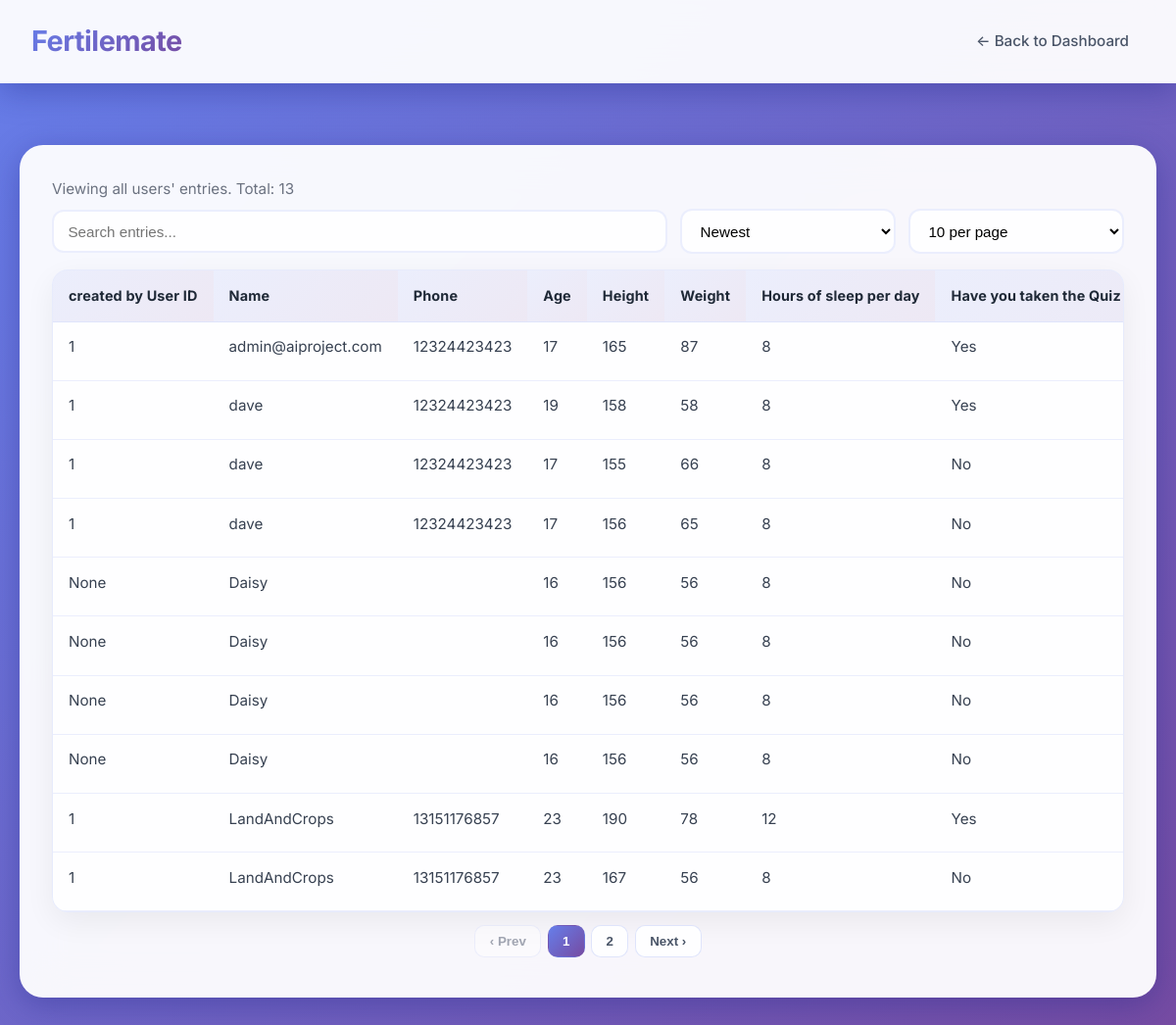
/female_data (signed in), run on the app's committed database.
### app.py (models this page shows)
class FemaleEntryFlat(db.Model):
    id = db.Column(db.Integer, primary_key=True)
    entry_id = db.Column(db.Integer, db.ForeignKey('female_entry.id'), nullable=True)
    user_id = db.Column(db.Integer, db.ForeignKey('user.id'), nullable=True)
    name = db.Column(db.String(120))
    phone = db.Column(db.String(64))
    age = db.Column(db.String(16))
    height = db.Column(db.String(16))
    weight = db.Column(db.String(16))
    sleep_hours = db.Column(db.String(16))
    quiz_taken = db.Column(db.String(16))
    marital_status = db.Column(db.String(32))
    plan_pregnant = db.Column(db.String(16))
    birth_control = db.Column(db.String(64))
    breakfast_daily = db.Column(db.String(16))
    breakfast_time = db.Column(db.String(16))
    lunch_daily = db.Column(db.String(16))
    lunch_time = db.Column(db.String(16))
    dinner_daily = db.Column(db.String(16))
    dinner_time = db.Column(db.String(16))
    water_per_day = db.Column(db.String(16))
    exercise = db.Column(db.String(16))
    travel_to_work = db.Column(db.String(32))
    sleep_time = db.Column(db.String(16))
    sleep_issue = db.Column(db.String(16))
    exercise_3_times = db.Column(db.String(16))
    irregular_menstruation = db.Column(db.String(64))
    supplements = db.Column(db.String(64))
    predicted_pcos_type = db.Column(db.String(128))
    created_at = db.Column(db.DateTime, default=datetime.utcnow)

### app.py (the view)
@app.route('/female_data')
@login_required
def female_data_page():
    role = session.get('role', 'user')
    if role == 'admin':
        flats = FemaleEntryFlat.query.order_by(FemaleEntryFlat.created_at.desc()).all()
    else:
        flats = FemaleEntryFlat.query.filter_by(user_id=session.get('user_id')).order_by(FemaleEntryFlat.created_at.desc()).all()
    rows = []
    for f in flats:
        rows.append({
            'flat_id': f.id,
            'id': f.entry_id or f.id,
            'user_id': f.user_id,
            'name': f.name,
            'phone': f.phone,
            'age': f.age,
            'height': f.height,
            'weight': f.weight,
            'sleep_hours': f.sleep_hours,
            'quiz_taken': f.quiz_taken,
            'marital_status': f.marital_status,
            'plan_pregnant': f.plan_pregnant,
            'birth_control': f.birth_control,
            'breakfast_daily': f.breakfast_daily,
            'breakfast_time': f.breakfast_time,
            'lunch_daily': f.lunch_daily,
            'lunch_time': f.lunch_time,
            'dinner_daily': f.dinner_daily,
            'dinner_time': f.dinner_time,
            'water_per_day': f.water_per_day,
            'exercise': f.exercise,
            'travel_to_work': f.travel_to_work,
            'sleep_time': f.sleep_time,
            'sleep_issue': f.sleep_issue,
            'exercise_3_times': f.exercise_3_times,
            'irregular_menstruation': f.irregular_menstruation,
            'supplements': f.supplements,
            'pcos_type': f.predicted_pcos_type,
            'created': f.created_at.strftime('%Y-%m-%d %H:%M') if f.created_at else ''
        })
    return render_template('female_data.html', role=role, rows=rows)

### app.py (called while the page is built)
def login_required(view_function):
    @wraps(view_function)
    def wrapper(*args, **kwargs):
        if not session.get('logged_in'):
            return redirect(url_for('login'))
        return view_function(*args, **kwargs)
    return wrapper

### templates/female_data.html (shortened to what this page needs)
<!DOCTYPE html>
<html lang="en">
<head>
</head>
<body>
  <div class="navbar">
    <div class="logo">Fertilemate</div>
    <nav><a href="/">← Back to Dashboard</a></nav>
  </div>
  <div class="container">
    <p class="muted">Viewing {{ 'all users\' entries' if role == 'admin' else 'your entries' }}. Total: {{ rows|length }}</p>
    <div class="toolbar">
      <input id="searchInput" type="text" placeholder="Search entries..." aria-label="Search">
      <select id="sortSelect" aria-label="Sort">
        <option value="created_desc">Newest</option>
      </select>
      <select id="pageSizeSelect" aria-label="Rows per page">
        <option value="10">10 per page</option>
      </select>
    </div>
    <div class="table-container">
      <table>
        <thead>
          <tr>
            {% if role == 'admin' %}<th>created by User ID</th>{% endif %}
            <th>Name</th>
            <th>Phone</th>
            <th>Age</th>
            <th>Height</th>
            <th>Weight</th>
            <th>Hours of sleep per day</th>
            <th>Have you taken the Quiz of PCOS Type?</th>
          </tr>
        </thead>
        <tbody>
          {% for r in rows %}
          <tr data-name="{{ (r.name or '')|lower }}" data-phone="{{ (r.phone or '')|lower }}" data-created="{{ r.created }}">
            {% if role == 'admin' %}<td>{{ r.user_id }}</td>{% endif %}
            <td>{{ r.name }}</td>
            <td>{{ r.phone }}</td>
            <td>{{ r.age }}</td>
            <td>{{ r.height }}</td>
            <td>{{ r.weight }}</td>
            <td>{{ r.sleep_hours }}</td>
            <td>{{ r.quiz_taken }}</td>
          </tr>
          {% endfor %}
        </tbody>
      </table>
    </div>
    <div id="pagination" class="pagination" aria-label="Pagination"></div>
  </div>
</body>
</html>

### templates/female_data.html (style rules this page uses)
* { margin: 0; padding: 0; box-sizing: border-box; }
body { padding:20px;font-family: 'Inter', -apple-system, BlinkMacSystemFont, 'Segoe UI', Roboto, sans-serif; background: linear-gradient(135deg, #667eea 0%, #764ba2 100%); min-height: 100vh; color: #2d3748; line-height: 1.6; }
.navbar { background: rgba(255, 255, 255, 0.95); backdrop-filter: blur(20px); color: #2d3748; padding: 1.2rem 2rem; display: flex; justify-content: space-between; align-items: center; box-shadow: 0 8px 32px rgba(31, 38, 135, 0.37); border-bottom: 1px solid rgba(255, 255, 255, 0.18); position: fixed; top: 0; left: 0; right: 0; z-index: 1000; }
.navbar .logo { font-size: 1.8rem; font-weight: 700; background: linear-gradient(135deg, #667eea 0%, #764ba2 100%); -webkit-background-clip: text; -webkit-text-fill-color: transparent; background-clip: text; letter-spacing: -0.5px; }
.navbar nav a { color: #4a5568; text-decoration: none; margin-left: 2rem; font-size: 0.95rem; font-weight: 500; padding: 0.5rem 1rem; border-radius: 8px; transition: all 0.3s ease; }
.container { max-width: full; margin: 8rem auto 2rem; background: rgba(255, 255, 255, 0.95); backdrop-filter: blur(20px); border-radius: 24px; box-shadow: 0 8px 32px rgba(31, 38, 135, 0.37); border: 1px solid rgba(255, 255, 255, 0.18); padding: 2rem; }
.muted { color: #6b7280; font-size: 0.95rem; }
.table-container { margin-top: 1rem; background: rgba(255,255,255,0.9); border: 1px solid rgba(102,126,234,0.15); border-radius: 16px; overflow-x: auto; overflow-y: hidden; -webkit-overflow-scrolling: touch; box-shadow: 0 10px 30px rgba(0,0,0,0.06); }
table { width: 100%; height: full; border-collapse: collapse; }
thead th { background: linear-gradient(135deg, rgba(102,126,234,0.12) 0%, rgba(118,75,162,0.12) 100%); color: #1f2937; text-align: left; font-weight: 700; font-size: 0.9rem; letter-spacing: 0.01em; padding: 0.9rem 1rem; border-bottom: 1px solid rgba(102,126,234,0.2); position: sticky; top: 0; z-index: 1; white-space: nowrap; }
tbody td { padding: 0.85rem 1rem; border-bottom: 1px solid rgba(102,126,234,0.12); vertical-align: top; color: #374151; font-size: 0.95rem; white-space: nowrap; }
.toolbar { display: grid; grid-template-columns: 1fr repeat(2, minmax(180px, 220px)); gap: 0.8rem; align-items: center; margin: 0.5rem 0; }
.toolbar input[type="text"], .toolbar select { padding: 0.7rem 0.9rem; border: 2px solid rgba(102,126,234,0.12); border-radius: 12px; background: rgba(255,255,255,0.9); font-size: 0.95rem; outline: none; transition: all 0.2s ease; }
.pagination { display: flex; gap: 0.4rem; align-items: center; justify-content: center; margin: 0.8rem 0 0.5rem; flex-wrap: wrap; }

### data on the page
FemaleEntryFlat: user_id "1", name "admin@aiproject.com", phone "12324423423", age "17", height "165", weight "87", sleep_hours "8", quiz_taken "Yes"
FemaleEntryFlat: user_id "1", name "dave", phone "12324423423", age "19", height "158", weight "58", sleep_hours "8", quiz_taken "Yes"
FemaleEntryFlat: user_id "1", name "dave", phone "12324423423", age "17", height "155", weight "66", sleep_hours "8", quiz_taken "No"
FemaleEntryFlat: user_id "1", name "dave", phone "12324423423", age "17", height "156", weight "65", sleep_hours "8", quiz_taken "No"
FemaleEntryFlat: user_id "None", name "Daisy", age "16", height "156", weight "56", sleep_hours "8", quiz_taken "No"
FemaleEntryFlat: user_id "None", name "Daisy", age "16", height "156", weight "56", sleep_hours "8", quiz_taken "No"
FemaleEntryFlat: user_id "None", name "Daisy", age "16", height "156", weight "56", sleep_hours "8", quiz_taken "No"
FemaleEntryFlat: user_id "None", name "Daisy", age "16", height "156", weight "56", sleep_hours "8", quiz_taken "No"
FemaleEntryFlat: user_id "1", name "LandAndCrops", phone "13151176857", age "23", height "190", weight "78", sleep_hours "12", quiz_taken "Yes"
FemaleEntryFlat: user_id "1", name "LandAndCrops", phone "13151176857", age "23", height "167", weight "56", sleep_hours "8", quiz_taken "No"

### other printed values
{{ 'all users\' entries' if role == 'admin' else 'your entries' }} "all users' entries"
{{ rows|length }} "13"
